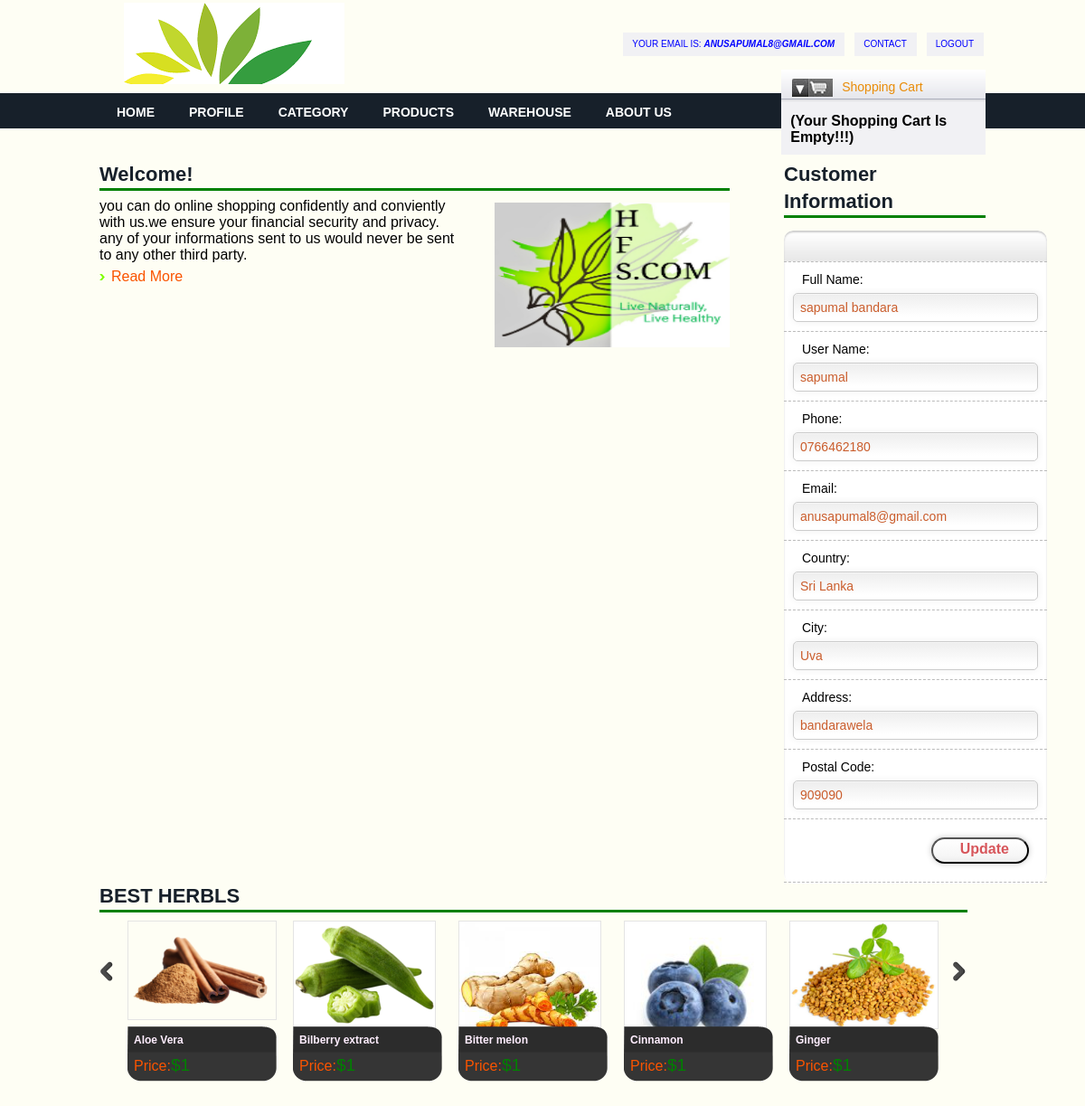
/profile.php (signed in), run on the app's committed database.
### tables this page shows
CREATE TABLE `customer` (
  `Cust_Id` int(15) NOT NULL AUTO_INCREMENT,
  `FullName` varchar(25) NOT NULL DEFAULT '',
  `UserName` varchar(255) NOT NULL DEFAULT '',
  `Phone` varchar(25) NOT NULL DEFAULT '',
  `Email` varchar(55) NOT NULL DEFAULT '',
  `Password` varchar(20) NOT NULL DEFAULT '',
  `Re_Password` varchar(20) NOT NULL DEFAULT '',
  `Country` varchar(25) NOT NULL DEFAULT '',
  `City` varchar(25) NOT NULL DEFAULT '',
  `Adress` varchar(55) NOT NULL DEFAULT '',
  `PostalCode` varchar(25) NOT NULL DEFAULT '',
  PRIMARY KEY (`Cust_Id`),
  UNIQUE KEY `UserName` (`UserName`)
);

CREATE TABLE `product` (
  `Product_ID` int(255) NOT NULL AUTO_INCREMENT,
  `productName` varchar(77) NOT NULL,
  `Category_ID` int(255) NOT NULL,
  `Model` varchar(50) NOT NULL,
  `Type` varchar(50) NOT NULL,
  `Warehouse_ID` int(255) NOT NULL,
  `Description` varchar(500) NOT NULL,
  `Price` varchar(255) NOT NULL,
  `Picture` varchar(255) NOT NULL,
  PRIMARY KEY (`Product_ID`),
  KEY `Category_ID` (`Category_ID`),
  KEY `Warehouse_ID` (`Warehouse_ID`),
  CONSTRAINT `product_ibfk_1` FOREIGN KEY (`Category_ID`) REFERENCES `category` (`Category_ID`),
  CONSTRAINT `product_ibfk_2` FOREIGN KEY (`Warehouse_ID`) REFERENCES `warehouse` (`Warehouse_ID`)
);

### usersession.php (called while the page is built, shortened)
<?php
include('config.php');
$check=$_SESSION['login_username'];
$session=mysqli_query($mysqli, "select Email from customer where Email='$check' ");
$row=mysqli_fetch_array($session);
$login_session=$row['Email'];
?>

### profile.php (the view, shortened to what this page needs)
<?php
include("usersession.php");
include("config.php");
?>
<!DOCTYPE html PUBLIC "-//W3C//DTD XHTML 1.0 Strict//EN" "http://www.w3.org/TR/xhtml1/DTD/xhtml1-strict.dtd">
<html lang="en-US" xmlns="http://www.w3.org/1999/xhtml" dir="ltr">
<head>
		<link rel="stylesheet" href="css/style.css" type="text/css" media="all" />
		<link rel="stylesheet" href="css/proStyle.css" type="text/css" media="all" />
	 	<link rel="stylesheet" href="css/cart.css" type="text/css" media="all" />
</head>
<body>
	<div id="wrapper">
		<div id="header">
			<div class="shell">
				<h1 id="logo"><a class="notext" href="#" title="Somstore">Somstore</a></h1>
				<div id="top-nav">
					<ul>
						<li><a href="#" title="Login Email"> <span class="janan"> <?php echo "Your Email Is: ". "<i><b>".$login_session."</b></i>" ;?> </span></a></li>
							 <li > <a href="contact.php" title="Contact"> <span class="jananalibritish"> Contact  </span></a>  </li>
					       <li class="janan"><a href="logout.php"><span class="jananalibritish">Logout </span></a></li>
					</ul>
				</div>
				<div class="shopping-cart"  id="cart" id="right" >
<dl id="acc">
<dt class="active">
<p class="shopping" >Shopping Cart &nbsp;&nbsp;&nbsp;&nbsp;&nbsp;&nbsp;&nbsp;&nbsp;&nbsp;&nbsp;&nbsp;&nbsp;&nbsp;&nbsp;&nbsp;&nbsp;&nbsp;&nbsp;&nbsp;&nbsp;&nbsp;&nbsp;</p>
</dt>
<dd class="active" style="display: block;">
<?php
	$current_url = base64_encode($url="http://".$_SERVER['HTTP_HOST'].$_SERVER['REQUEST_URI']);
if(isset($_SESSION["cart_session"]))
{
    $total = 0;
    echo '<ul>';
    foreach ($_SESSION["cart_session"] as $cart_itm)
    {
        echo '<li class="cart-itm">';
        echo '<span class="remove-itm"><a href="cart_update.php?removep='.$cart_itm["code"].'&return_url='.$current_url.'">&times;</a></span>'."</br>";
        echo '<h3  style="color: green" ><big> '.$cart_itm["name"].' </big></h3>';
        echo '<div class="p-code"><b><i>ID:</i></b><strong style="color: #d7565b" ><big> '.$cart_itm["code"].' </big></strong></div>';
		echo '<span><b><i>Shopping Cart</i></b>( <strong style="color: #d7565b" ><big> '.$cart_itm["TiradaProductTiga"].'</big></strong>) </span>';
        echo '<div class="p-price"><b><i>Price:</b></i> <strong style="color: #d7565b" ><big>'.$currency.$cart_itm["Qiimaha"].'</big></strong></div>';
        echo '</li>';
        $subtotal = ($cart_itm["Qiimaha"]*$cart_itm["TiradaProductTiga"]);
        $total = ($total + $subtotal) ."</br>";
    }
    echo '</ul>';
    echo '<span class="check-out-txt"><strong style="color:green" ><i>Total:</i> <big style="color:green" >'.$currency.$total.'</big></strong> <a   class="a-btnjanan"  href="view_cart.php"> <span class="a-btn-text">Check Out</span></a></span>';
	echo '&nbsp;&nbsp;<a   class="a-btnjanan"  href="cart_update.php?emptycart=1&return_url='.$current_url.'"><span class="a-btn-text">Clear Cart</span></a>';
}else{
    echo ' <h4>(Your Shopping Cart Is Empty!!!)</h4>';
}
?>
</dd>
</dl>
</div>
			</div>
		</div>
		<div id="navigation">
			<div class="shell">
					<ul>
					<li class="active"><a href="home.php" title="Home">Home</a></li>
					<li><a href="profile.php" title="Profile">Profile</a></li>
					<li>
						<a href="products.php">Category</a>
					</li>
					   <li><a href="products.php"> Products</a></li>
					    <li>
						<a href="products.php">Warehouse</a>
					</li>
					  <li><a href="about.php">About Us</a></li>
				</ul>
			</div>
		</div>
		<div id="main" class="shell">
         <br> <br>
			<div id="content">
				<div class="post">
					<h2>Welcome!</h2>
					<img src="images/logo.png" alt="Post Image" height="160" width="260"/>
					you can do online shopping confidently and conviently with us.we ensure your financial security and privacy. any of your informations sent to us would never be sent to any other third party. <a href="#" class="more" title="Read More">Read More</a></p>
				</div>
			</div>
			<div id="sidebar">
				<ul>
					<li class="widget">
			<h2>Customer Information</h2>
						<div class="brands">
		 <div id="form_wrapper" class="form_wrapper">
               <?php
		$id = $_SESSION['login_username'];
		$query = mysqli_query($mysqli,"SELECT * FROM customer WHERE Email = '$id'") or die (mysqli_error());
							$result = mysqli_fetch_array($query);
														?>
			<table>
               <form  class="register active" action="custUpdate.php" method="POST" autocomplete="off">
			     <tr>
                  <td><input name="username" type="hidden" id="namebox" value="<?php echo $result['Cust_Id']?>"/></td></tr>
				  <tr>
                  <td>  <label>Full Name:</label><input name="firstname"  type="text" id="namebox" value="<?php echo $result['FullName']?>"/></td></tr>
				  <tr>
                  <td> <label>User Name:</label><input name="lastname"  type="text" id="namebox" value="<?php echo $result['UserName']?>"/></td></tr>
				  <tr>
                  <td> <label>Phone:</label><input name="phone"  type="text" id="namebox" value="<?php echo $result['Phone']?>"/></td></tr>
                   <tr>
                  <td> <label>Email:</label><input name="Email" type="text" id="namebox" value="<?php echo $result['Email']?>"/></td></tr>
				  <tr>
                  <td> <label>Country:</label> <input name="country"  type="text" id="namebox" value="<?php echo $result['Country']?>"/></td></tr>
				  <tr>
                  <td> <label>City:</label> <input name="city"  type="text" id="namebox" value="<?php echo $result['City']?>"/></td></tr>
				  <tr>
                  <td> <label>Address:</label> <input name="address"  type="text" id="namebox" value="<?php echo $result['Adress']?>"/></td></tr>
				  <tr>
                  <td> <label>Postal Code:</label> <input name="pcode"  type="text" id="namebox" value="<?php echo $result['PostalCode']?>"/></td></tr>
						<td colspan="3">
						<button type="submit"  name="submit" value="Update" class="a-btn"><span class="a-btn-text"> Update</span> </button>
						</td>
			</form>
			</table>
		 </div>
						</div>
					</li>
				</ul>
			</div>
			<div id="product-slider">
				<h2>BEST HERBLS</h2>
				<ul>
		  	<?php
			$result=mysqli_query($mysqli,"select * from product") or die (mysqli_error());
			while($row=mysqli_fetch_array($result)){
		?>
					<li>
						<a href="products.php" title="Product Link"><img src="images/<?php echo $row['Picture']?>" alt="IMAGES" /></a>
						<div class="info">
							<h4><b><?php echo $row['productName']?></b></h4>
							<span class="number"><span>Price:<big style="color:green">$<?php echo $row['Price']?></big></span></span>
						</div>
					</li>
					 <?php } ?>
				</ul>
			</div>
		</div>
	</div>
</body>
</html>

### css/proStyle.css (style rules this page uses)
ol,ul { list-style:none;margin:0;padding:0; }
table { border-collapse:collapse;border-spacing:0; }
a { text-decoration:none; }
img { max-width:100%; }
body { font-family:Arial, Helvetica, sans-serif; background:url(../images/body_bg3.jpg); }

### css/cart.css (style rules this page uses)
.shopping-cart { width: 30%; float: left; background: #FFF; padding: 10px; }

### data on the page
customer: Email "ANUSAPUMAL8@GMAIL.COM", firstname "sapumal bandara", lastname "sapumal", phone "0766462180", Email "anusapumal8@gmail.com", country "Sri Lanka", city "Uva", address "bandarawela", pcode "909090"
product: Picture (picture), productName "Aloe Vera", Price "1"
product: Picture (picture), productName "Bilberry extract", Price "1"
product: Picture (picture), productName "Bitter melon", Price "1"
product: Picture (picture), productName "Cinnamon", Price "1"
product: Picture (picture), productName "Ginger", Price "1"
